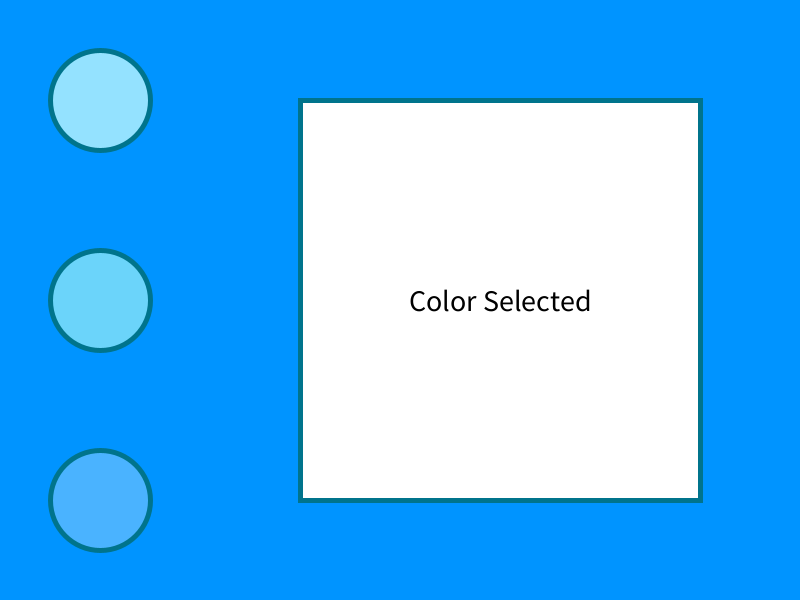
Frame 1 (no input)
Frame 60 (the mouse pressed at the canvas centre just before this capture): identical to frame 1, image omitted
Frame 120 (the mouse held since frame 60 and released just before this capture): identical to frame 1, image omitted

The Processing sketch that drew this single still picture (run headless with seeded random() and noise(); from frame 60 on, the mouse is pressed at the canvas centre):

// Processing sketch: Lesson4D
// ── Lesson4D.pde
//color pallette
color lightestBlue=#94E2FF;
color midBlue=#6BD4FA;
color darkerBlue= #4AB3FF;
color fullBlue = #0094FF;
color darkestBlue = #00748C;
color white = #FFFFFF;

//variable for color selection
color selectedColor;

void setup() {
  size(800, 600);
  strokeWeight(5);
  stroke(darkestBlue);
  selectedColor = white;
}
void draw() {

  background(fullBlue);
  //buttons

  tactile(100, 100, 50);
  fill(lightestBlue);
  circle(100, 100, 100);

  tactile(100, 300, 50);
  fill(midBlue);
  circle(100, 300, 100);
  fill(darkerBlue);

  tactile(100, 500, 50);
  circle(100, 500, 100);
  //indicator
  stroke(darkestBlue);
  fill(selectedColor);
  square(300, 100, 400);
  textSize(30);
  fill(0);
  textAlign(CENTER, CENTER);
  text("Color Selected", 500, 300);
}

void tactile(int x, int y, int r) {
  if (dist(x, y, mouseX, mouseY)<r) {
    stroke(white);
  } else {
    stroke(darkestBlue);
  }
}

void mouseReleased() {

  if (dist(100, 100, mouseX, mouseY)<50) {
    selectedColor = lightestBlue;
  } else if (dist(100, 300, mouseX, mouseY)<50) {
    selectedColor = midBlue;
  } else if (dist(100, 500, mouseX, mouseY)<50) {

    selectedColor= darkerBlue;
  }
}
